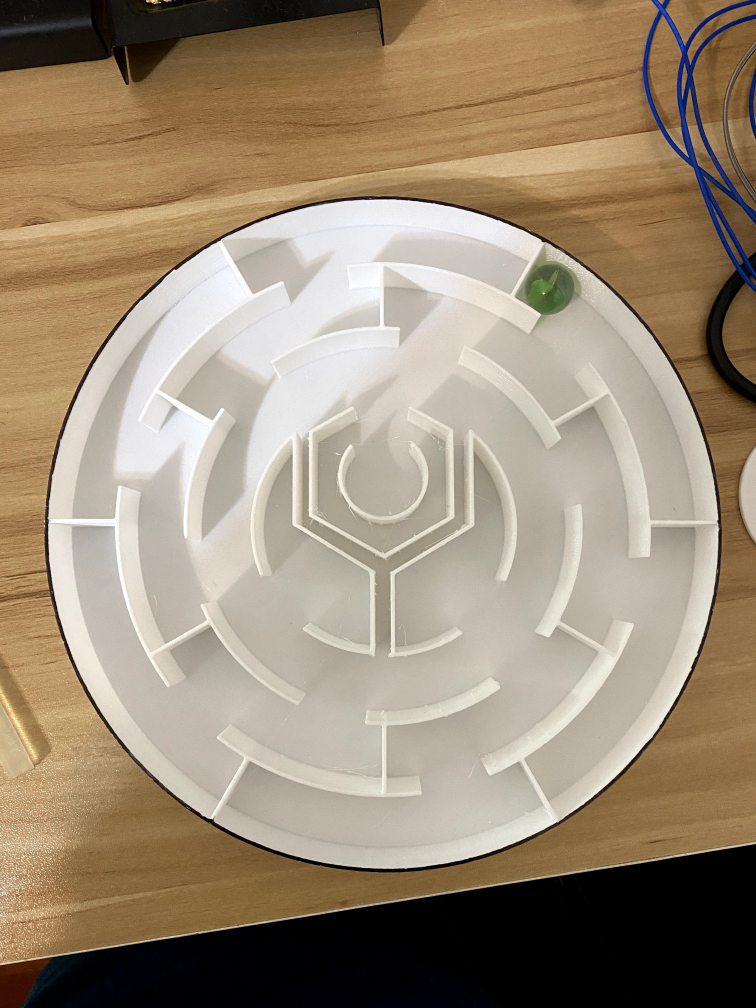
#> input picture img/20210612_080853488_iOS.jpg, 3024 x 4032 px, found by its file name (shown at 1/4 size)
$ python 'color_ capture.py'
#> lines starting #> are read from the running program, lines starting #| are printed output that depends on the picture; after the words box and inside, x2 and y2 are one past the last pixel; in counts of white or black regions, pixels touching at a corner belong together
import cv2
import numpy as np
import imutils

img = cv2.imread('img/20210612_080853488_iOS.jpg')
#> img is the input picture: shape (4032, 3024, 3); mean B, G, R 118.2, 139.5, 155.7

img = cv2.resize(img, (500,500))  # 將大小修改成250*250
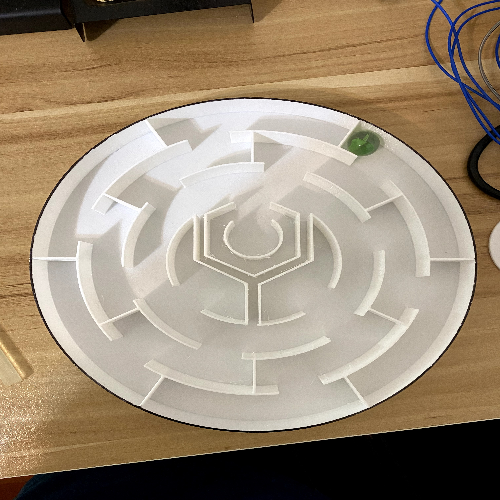
#> img: shape (500, 500, 3); mean B, G, R 118.1, 139.3, 155.6

hsv = cv2.cvtColor(img, cv2.COLOR_BGR2HSV)
#> hsv: shape (500, 500, 3); mean H, S, V 25.5, 75.6, 156.6

lower_range = np.array([23,34,15])
upper_range = np.array([42,49,30])

mask = cv2.inRange(hsv, lower_range, upper_range)
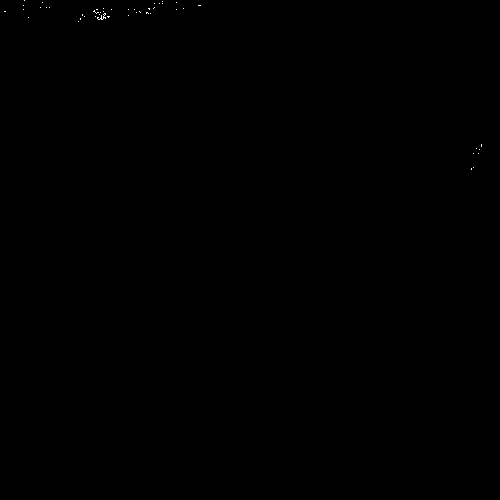
#> mask: shape (500, 500); 0.04% white in thin lines or dots, all inside (x1, y1, x2, y2) = (4, 0, 482, 170)

cv2.imshow('image', img)
cv2.imshow('mask', mask)

while(True):
 k = cv2.waitKey(5) & 0xFF
#> (key Esc is pressed here)
 if k == 27:
   break

cv2.destroyAllWindows()
